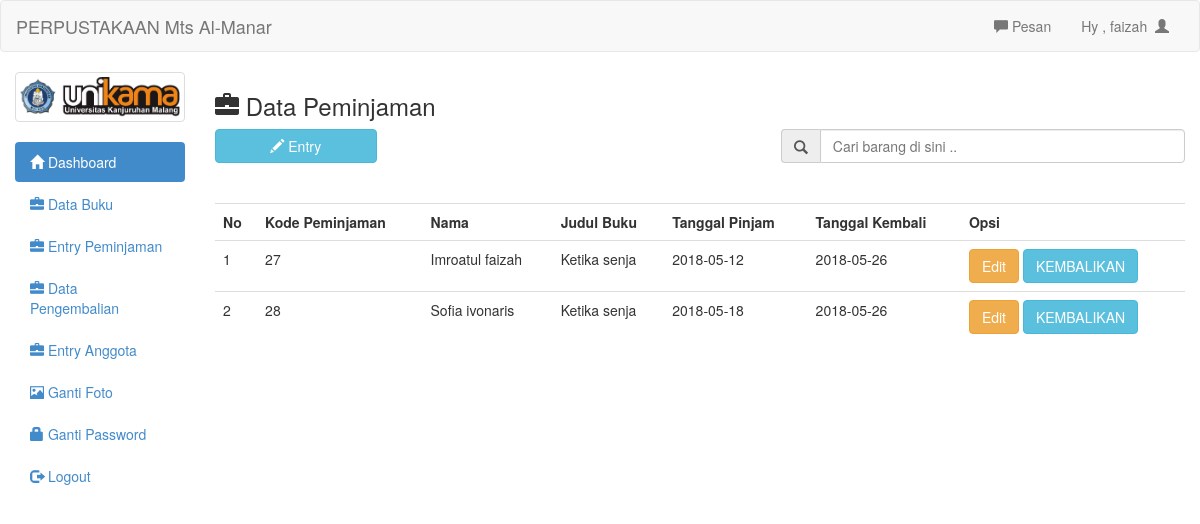
Page /admin/peminjaman.php (signed in) on the committed database.
### tables this page shows
CREATE TABLE IF NOT EXISTS `tb_peminjaman` (
`kode_peminjaman` int(15) NOT NULL,
  `nama` varchar(50) NOT NULL,
  `judul_buku` varchar(50) NOT NULL,
  `tanggal_pinjam` date NOT NULL,
  `tanggal_kembali` date NOT NULL
);

### admin/peminjaman.php (the view, shortened to what this page needs)
<?php include 'header.php';	?>
<h3><span class="glyphicon glyphicon-briefcase"></span>  Data Peminjaman</h3>
<button style="margin-bottom:20px" data-toggle="modal" data-target="#myModal" class="btn btn-info col-md-2"><span class="glyphicon glyphicon-pencil"></span>  Entry</button>
<form action="cari_peminjaman.php" method="get">
	<div class="input-group col-md-5 col-md-offset-7">
		<span class="input-group-addon" id="basic-addon1"><span class="glyphicon glyphicon-search"></span></span>
		<input type="text" class="form-control" placeholder="Cari barang di sini .." aria-describedby="basic-addon1" name="cari">
	</div>
</form>
<br/>
<br/>
<?php
$per_hal=5;
$page = (isset($_GET['page'])) ? (int)$_GET['page'] : 1;
$start = ($page - 1) * $per_hal;
?>
<table class="table">
	<tr>
		<th>No</th>
		<th>Kode Peminjaman</th>
		<th>Nama</th>
		<th>Judul Buku</th>
		<th>Tanggal Pinjam</th>
		<th>Tanggal Kembali</th>
		<th>Opsi</th>
	</tr>
	<?php
	if(isset($_GET['cari'])){
		$cari=mysql_real_escape_string($_GET['cari']);
		$brg=mysql_query("select * from tb_peminjaman where kode_peminjaman like '$cari' or nama like '$cari' or judul_buku like '$cari'");
	}else{
		$brg=mysql_query("select * from tb_peminjaman limit $start, $per_hal");
	}
	$no=1;
	while($b=mysql_fetch_array($brg)){
		?>
		<tr>
			<td><?php echo $no++ ?></td>
			<td><?php echo $b['kode_peminjaman'] ?></td>
			<td><?php echo $b['nama'] ?></td>
			<td><?php echo $b['judul_buku'] ?></td>
			<td><?php echo $b['tanggal_pinjam']?></td>
			<td><?php echo $b['tanggal_kembali'] ?></td>
			<td>
				<a href="edit_peminjaman.php?kode_peminjaman=<?php echo $b['kode_peminjaman']; ?>" class="btn btn-warning">Edit</a>
				<a href="transaksi_pengembalian.php?kode_peminjaman=<?php echo $b['kode_peminjaman']; ?>" class="btn btn-info">KEMBALIKAN</a>
			</td>
		</tr>
		<?php
	}
	?>
</table>
	<?php include 'footer.php'; ?>

### admin/header.php (shortened to what this page needs)
<!DOCTYPE html>
<html>
<head>
	<link rel="stylesheet" type="text/css" href="../assets/css/bootstrap.css">
	<link rel="stylesheet" type="text/css" href="../assets/js/jquery-ui/jquery-ui.css">
</head>
<body>
	<div class="navbar navbar-default">
		<div class="container-fluid">
			<div class="navbar-header">
				<a href="http://www.unikama.ac.id" class="navbar-brand">PERPUSTAKAAN Mts Al-Manar</a>
			</div>
			<div class="collapse navbar-collapse">
				<ul class="nav navbar-nav navbar-right">
					<li><a id="pesan_sedia" href="#" data-toggle="modal" data-target="#modalpesan"><span class='glyphicon glyphicon-comment'></span>  Pesan</a></li>
					<li><a class="dropdown-toggle" data-toggle="dropdown" role="button" href="#">Hy , <?php echo $_SESSION['uname']  ?>&nbsp&nbsp<span class="glyphicon glyphicon-user"></span></a></li>
				</ul>
			</div>
		</div>
	</div>
	<div class="col-md-2">
		<div class="row">
			<?php
			$use=$_SESSION['uname'];
			$fo=mysql_query("select foto from login where uname='$use'");
			while($f=mysql_fetch_array($fo)){
				?>
				<div class="col-xs-6 col-md-12">
					<a class="thumbnail">
						<img class="img-responsive" src="foto/<?php echo $f['foto']; ?>">
					</a>
				</div>
				<?php
			}
			?>
		</div>
		<ul class="nav nav-pills nav-stacked">
			<li class="active"><a href="index.php"><span class="glyphicon glyphicon-home"></span>  Dashboard</a></li>
			<li><a href="buku.php"><span class="glyphicon glyphicon-briefcase"></span>  Data Buku</a></li>
			<li><a href="peminjaman.php"><span class="glyphicon glyphicon-briefcase"></span>  Entry Peminjaman</a></li>
			<li><a href="pengembalian.php"><span class="glyphicon glyphicon-briefcase"></span>  Data Pengembalian</a></li>
			<li><a href="mahasiswa.php"><span class="glyphicon glyphicon-briefcase"></span>  Entry Anggota</a></li>
			<li><a href="ganti_foto.php"><span class="glyphicon glyphicon-picture"></span>  Ganti Foto</a></li>
			<li><a href="ganti_pass.php"><span class="glyphicon glyphicon-lock"></span> Ganti Password</a></li>
			<li><a href="logout.php"><span class="glyphicon glyphicon-log-out"></span>  Logout</a></li>
		</ul>
	</div>
	<div class="col-md-10">

### rows in the picture
tb_peminjaman: kode_peminjaman "27", nama "Imroatul faizah", judul_buku "Ketika senja", tanggal_pinjam "2018-05-12", tanggal_kembali "2018-05-26"
tb_peminjaman: kode_peminjaman "28", nama "Sofia ivonaris", judul_buku "Ketika senja", tanggal_pinjam "2018-05-18", tanggal_kembali "2018-05-26"

### other values in the picture
$_SESSION['uname'] "faizah"
